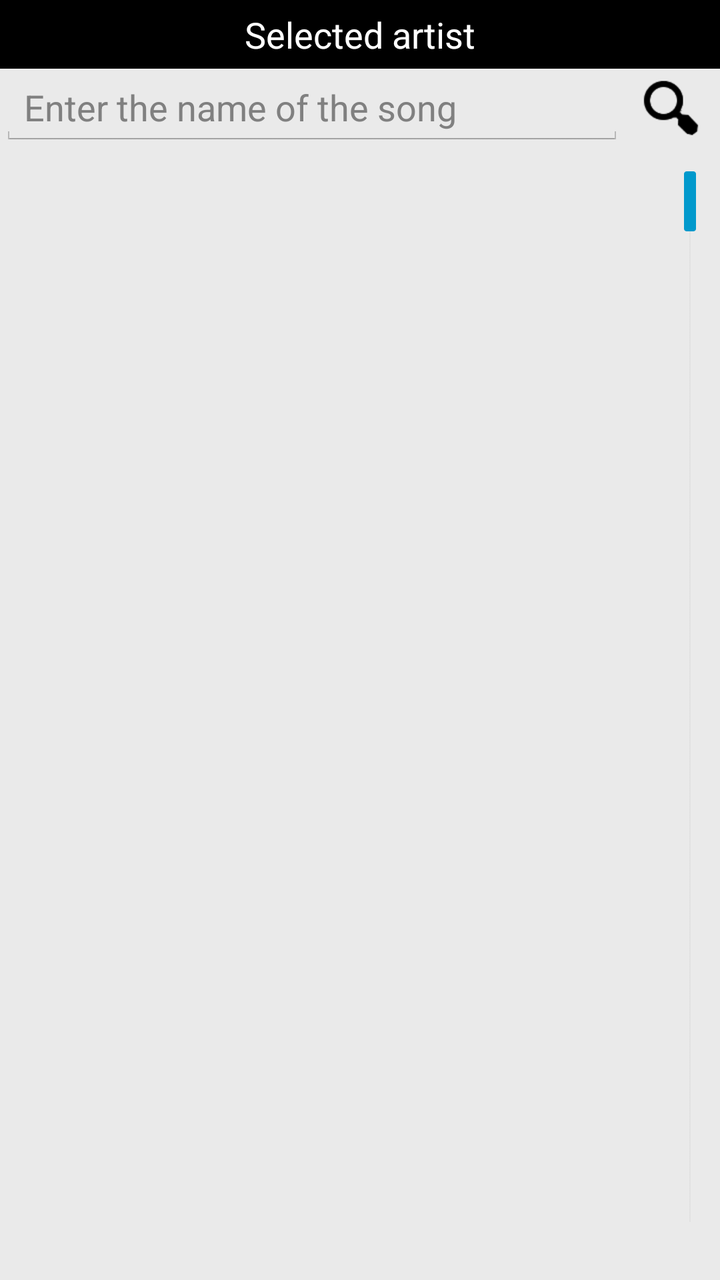
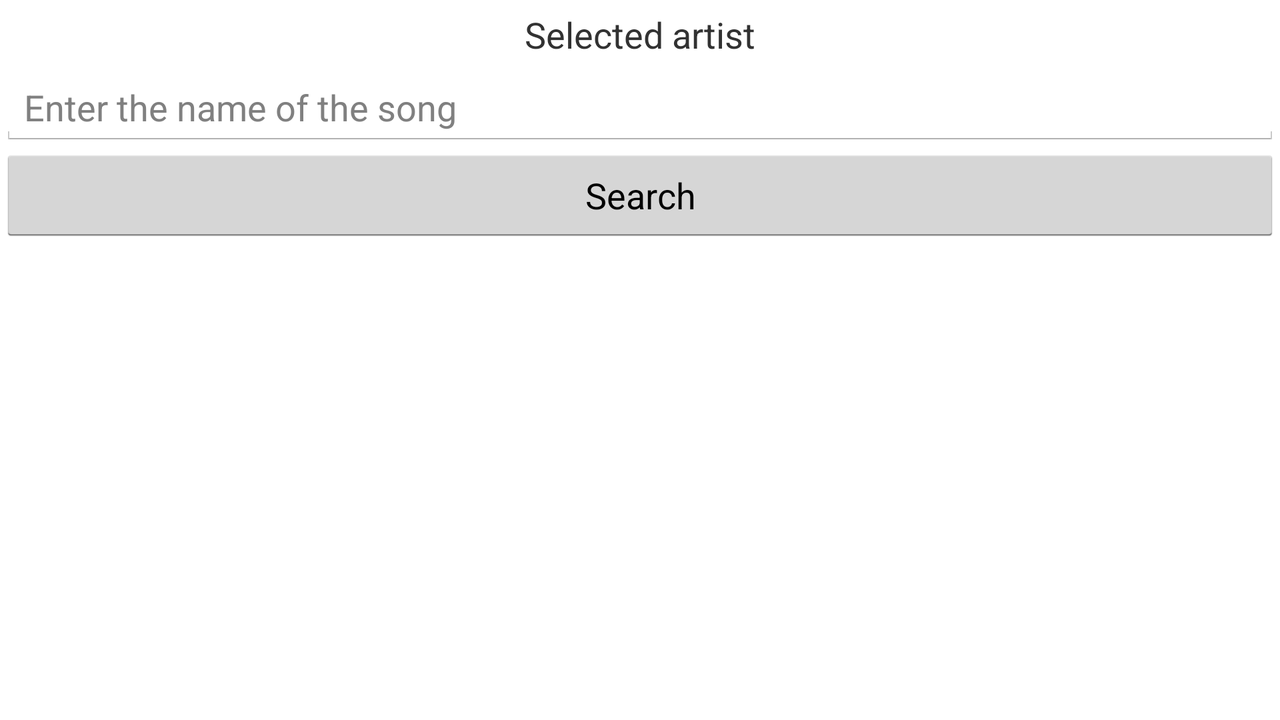

Two renders of one Android screen. The first uses the default layout on a phone; the second uses the alternative layout the repository ships for a different screen configuration, on a matching device. The two XML files are below.
<!-- AndroidManifest.xml: application theme AppTheme -->
<!-- res/layout/searchtitle.xml -->
<RelativeLayout
    xmlns:android="http://schemas.android.com/apk/res/android"
	android:layout_width="match_parent"
	android:layout_height="match_parent"
	android:orientation="vertical"
	android:background="#eaeaea" >
	<TextView
		android:id="@+id/chosenPerformer"
		android:layout_width="fill_parent"
		android:layout_height="wrap_content"
		android:layout_centerHorizontal="true"
		android:layout_gravity="center"
		android:padding="5dip"
		android:text="@string/chosen_performer"
		android:textSize="18sp"
		android:gravity = "center"
		android:textColor="#ffffff"
		android:background="#000000" />
	<LinearLayout
		android:id="@+id/editAndButton"
		android:layout_width="fill_parent"
		android:layout_height="wrap_content"
		android:background="@null"
		android:layout_below="@+id/chosenPerformer" >
		<EditText
		    android:id="@+id/editTitle"
		    android:layout_width="0dip"
		    android:layout_height="wrap_content"
		    android:layout_weight="0.76"
		  	android:singleLine="true"
		    android:imeOptions="actionSearch"
			android:hint="@string/hint_title" />
        <ImageButton
            android:id="@+id/searchTitleBtn"
            android:layout_width="wrap_content"
            android:layout_height="match_parent"
            android:background="#eaeaea"
            android:onClick="searchTitleView"
            android:text="@string/search"
         	android:textColor="#ffffff"
		    android:src="@drawable/loop_border"
         	android:drawableBottom="@drawable/white_line"
         	android:contentDescription="@string/imageDescLoopBtn" />
	</LinearLayout>
    <ListView
        android:id="@+id/searchTitleListView"
        android:layout_width="match_parent"
        android:layout_height="wrap_content"
        android:layout_alignParentBottom="true"
        android:layout_alignParentRight="true"
        android:layout_below="@+id/editAndButton"
        android:fastScrollEnabled="true" >
    </ListView>
</RelativeLayout>
<!-- resources referenced by this layout -->
<resources>
  <!-- drawable loop_border: png bitmap (drawable-hdpi, 998 bytes) -->
  <!-- drawable white_line: png bitmap (drawable-hdpi, 174 bytes) -->
  <string name="chosen_performer">Selected artist</string>
  <string name="hint_title">Enter the name of the song</string>
  <string name="imageDescLoopBtn">Search button</string>
  <string name="search">Search</string>
  <!-- from res/values-v14/ -->
  <style name="AppTheme" parent="android:Theme.Holo.Light.DarkActionBar">
          <item name="android:actionBarStyle">@style/CustomActionBarStyle</item>
      </style>
  <!-- from res/values-v14/ -->
  <style name="CustomActionBarStyle" parent="@android:style/Widget.Holo.Light.ActionBar">
          <item name="android:background">#000000</item>
      	<item name="android:displayOptions">useLogo|showHome</item>
  	</style>
</resources>
<!-- res/layout-land/searchtitle.xml (the repository's variant of the layout above) -->
<!-- drawn on the phone turned sideways -->
<RelativeLayout xmlns:android="http://schemas.android.com/apk/res/android"
    android:layout_width="match_parent"
    android:layout_height="match_parent"
    android:orientation="vertical" >
 
  

        <TextView
            android:id="@+id/chosenPerformer"
            android:layout_width="fill_parent"
            android:layout_height="wrap_content"
            android:layout_centerHorizontal="true"
            android:layout_gravity="center"
            android:padding="5dip"
            android:text="@string/chosen_performer"
            android:textSize="18dip"
            android:gravity = "center" />

        <EditText
            android:id="@+id/editTitle"
            android:layout_width="fill_parent"
            android:layout_height="wrap_content"
            android:layout_alignParentLeft="true"
            android:ems="10"
            android:hint="@string/hint_title"
            android:layout_below="@+id/chosenPerformer" />

        <Button
            android:id="@+id/searchTitleBtn"
            android:layout_width="match_parent"
            android:layout_height="wrap_content"
            android:layout_alignParentLeft="true"
            android:layout_below="@+id/editTitle"
            android:onClick="searchTitleView"
            android:text="@string/search" />

        <ListView
            android:id="@+id/searchTitleListView"
            android:layout_width="match_parent"
            android:layout_height="wrap_content"
            android:layout_alignParentBottom="true"
            android:layout_alignParentRight="true"
            android:layout_below="@+id/searchTitleBtn" >

        </ListView>
 
</RelativeLayout>
<!-- resources referenced by the variant -->
<!-- as the phone turned sideways resolves them -->
<resources>
  <string name="chosen_performer">Selected artist</string>
  <string name="hint_title">Enter the name of the song</string>
  <string name="search">Search</string>
  <!-- from res/values-v14/ -->
  <style name="AppTheme" parent="android:Theme.Holo.Light.DarkActionBar">
          <item name="android:actionBarStyle">@style/CustomActionBarStyle</item>
      </style>
  <!-- from res/values-v14/ -->
  <style name="CustomActionBarStyle" parent="@android:style/Widget.Holo.Light.ActionBar">
          <item name="android:background">#000000</item>
      	<item name="android:displayOptions">useLogo|showHome</item>
  	</style>
</resources>
